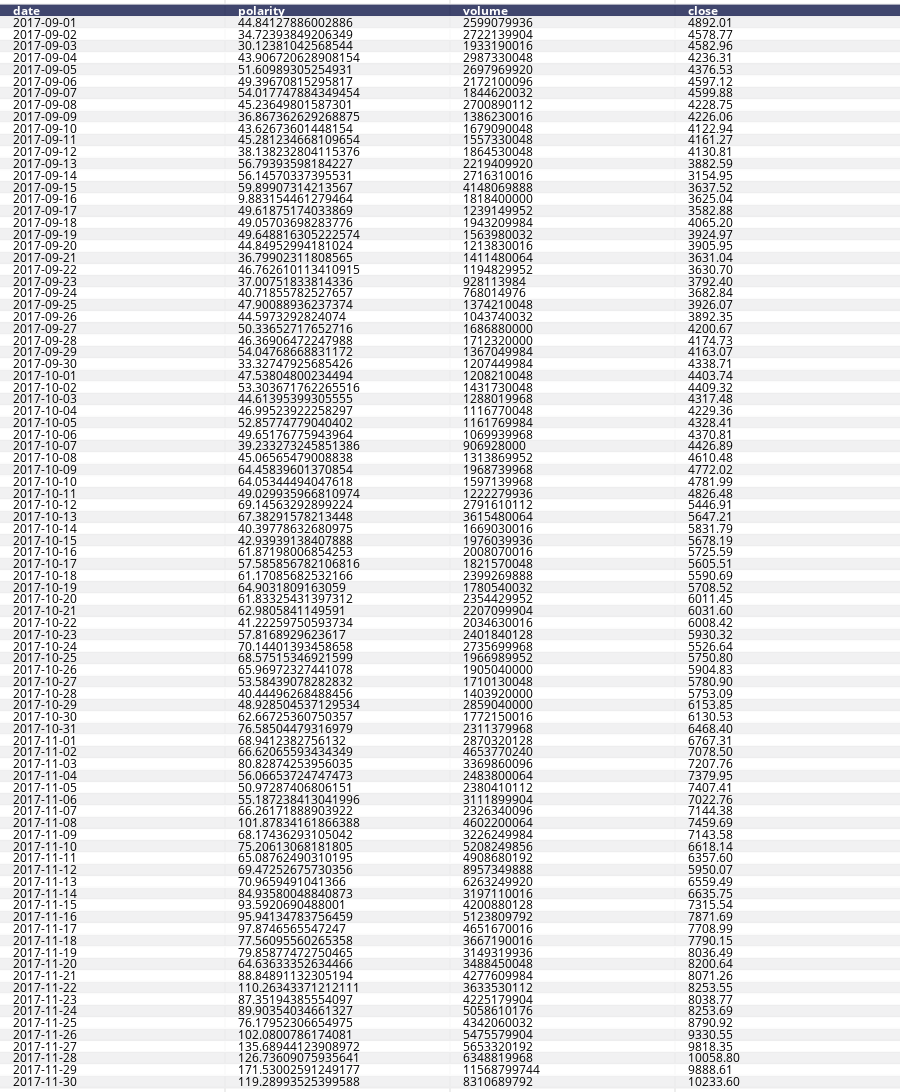

Notebook source saved alongside this figure:
### Code cell
# ===================================== #
# Getting the closing price and volume  #
# ===================================== #
url='https://coinmarketcap.com/currencies/'+ crypto_name +'/historical-data/?start=20170901&end=20171130'
    
page = requests.get(url)
soup = BeautifulSoup(page.text, "lxml") 
table = soup.find('table', attrs={'class':'table'})
table_rows = table.find_all('tr')

l = []
for tr in table_rows[1:]:
    td = tr.find_all('td')
    row = [tr.text for tr in td]
    l.append(row)
df_temp = pd.DataFrame(l, columns=["date", "a", "b", "c", "close",'volume', 'd'])
df = pd.DataFrame(df_temp, columns=["date", 'volume', 'close'])
df['date'] = df['date'].apply(lambda x: datetime.datetime.strptime(x, "%b %d, %Y").strftime("%Y-%m-%d"))
df['volume'] = df['volume'].apply(lambda x: re.sub("[^0-9]", "", x))
df['close'] = df['close'].apply(lambda x: re.sub(",", "", x))
df_marketcap_sentiment_line = pd.merge(df_polarity_line, df, left_on='date', right_on='date')

# ======================================= #
# Polarity, Vol. and Closing Price TABLE  #
# ======================================= #
table = ff.create_table(df_marketcap_sentiment_line)
plotly.offline.iplot(table, filename='df_marketcap_sentiment_line')
